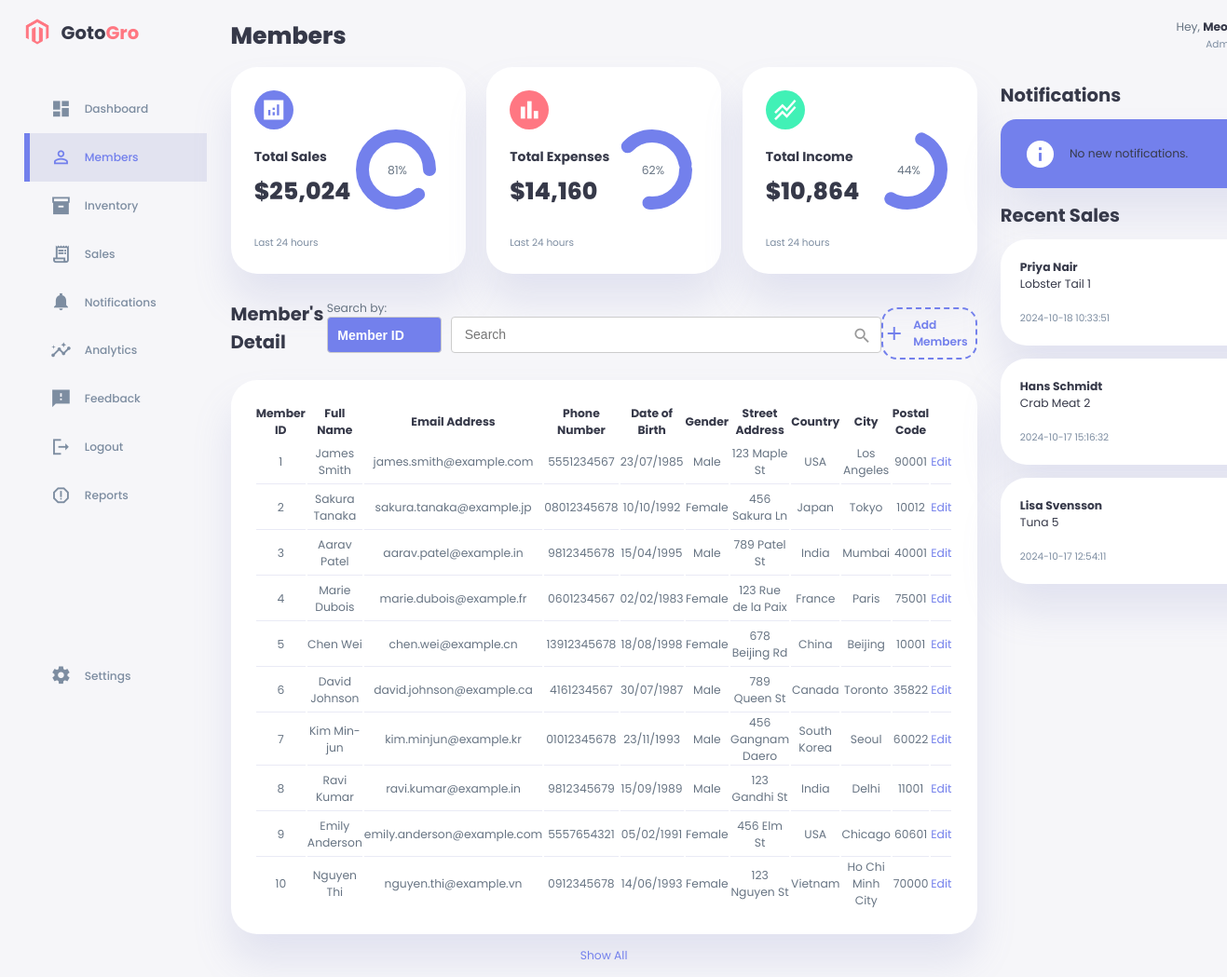
/members.php, run on the app's committed database.
### tables this page shows
CREATE TABLE IF NOT EXISTS members (
	Member_ID INT(5) NOT NULL AUTO_INCREMENT PRIMARY KEY,
	Full_Name VARCHAR(50) NOT NULL,
	Email_Address VARCHAR(50) NOT NULL,
	Phone_Number VARCHAR(12) NOT NULL,
	DOB VARCHAR(10) NOT NULL,
	Gender VARCHAR(7) NOT NULL,
	Street_Address VARCHAR(50) NOT NULL,
	Country VARCHAR(50) NOT NULL,
	City VARCHAR(50) NOT NULL,
	Postal_Code INT(5) NOT NULL
);

CREATE TABLE IF NOT EXISTS sales (
    Sales_ID INT(5) NOT NULL AUTO_INCREMENT PRIMARY KEY,
    Member_ID INT(5) NOT NULL, 
    Item_ID INT(5) NOT NULL,
    Quantity INT(5) NOT NULL,
    Price_per_Unit DECIMAL(10, 2) NOT NULL,
    Total_Price DECIMAL(10, 2) GENERATED ALWAYS AS (Quantity * Price_per_Unit) STORED,
    Sale_Date TIMESTAMP DEFAULT CURRENT_TIMESTAMP NOT NULL,
    Payment_Method VARCHAR(50) NOT NULL,
    Staff_ID INT(5) NOT NULL,
    FOREIGN KEY (Member_ID) REFERENCES members(Member_ID),
    FOREIGN KEY (Item_ID) REFERENCES inventory(Item_ID)
);

CREATE TABLE IF NOT EXISTS inventory (
    Item_ID INT(5) NOT NULL AUTO_INCREMENT PRIMARY KEY,
    Name VARCHAR(100) NOT NULL,
    Quantity INT(5) NOT NULL,
    Retail_Price DECIMAL(10, 2) NOT NULL,
    Selling_Price DECIMAL(10, 2) NOT NULL,
    Supplier VARCHAR(100) NOT NULL,
    Category VARCHAR(50) NOT NULL,
    Brand VARCHAR(50) NOT NULL,
    Reorder_Level INT(5) NOT NULL
);

### members.php (the view, shortened to what this page needs)
<?php
require_once('settings.php');
$conn = new mysqli($host, $user, $pwd, $sql_db);
$limit = 10;
if (isset($_GET['show']) && $_GET['show'] === 'all') {
    $sql = "SELECT * FROM members";
    $show_all = true;
} else {
    $sql = "SELECT * FROM members LIMIT $limit";
    $show_all = false;
}
$result = $conn->query($sql);
$sql_count = "SELECT COUNT(*) AS total FROM members";
$count_result = $conn->query($sql_count);
$row_count = $count_result->fetch_assoc();
$total_members = $row_count['total'];
$query2 = "SELECT noti, created_at, notification_type FROM notifications WHERE is_read = 0 ORDER BY created_at DESC LIMIT 3";
$result2 = mysqli_query($conn, $query2);
$salesQuery = "SELECT members.Member_ID, members.Full_Name, inventory.Item_ID, inventory.Name, sales.Quantity, sales.Sale_Date, sales.Sales_ID
               FROM sales
               JOIN members ON sales.Member_ID = members.Member_ID
               JOIN inventory ON sales.Item_ID = inventory.Item_ID
               ORDER BY Sale_Date DESC LIMIT 3";
$salesResult = $conn->query($salesQuery);
?>
<!DOCTYPE html>
<html lang="en">
<head>
    <link rel="stylesheet" href="./style.css" />
    <link rel="stylesheet" href="./member.css" />
    <link rel="stylesheet" href="./memberform.css" />
</head>
<body>
    <div class="container">
        <aside>
            <div class="top">
                <div class="logo">
                    <img src="./images/logo.png" alt="Logo" />
                    <h2>Goto<span class="danger">Gro</span></h2>
                </div>
            </div>
            <div class="sidebar">
                <a href="index.php">
                    <span class="material-icons-sharp"> dashboard </span>
                    <h3>Dashboard</h3>
                </a>
                <a href="members.php" class="active">
                    <span class="material-icons-sharp"> person_outline </span>
                    <h3>Members</h3>
                </a>
                <a href="inventory.php">
                    <span class="material-icons-sharp"> inventory_2 </span>
                    <h3>Inventory </h3>
                </a>
                <a href="sales.php">
                    <span class="material-icons-sharp"> receipt_long </span>
                    <h3>Sales</h3>
                </a>
                <a href="notification.php">
                    <span class="material-icons-sharp"> notifications </span>
                    <h3>Notifications</h3>
                </a>
                <a href="#">
                    <span class="material-icons-sharp"> insights </span>
                    <h3>Analytics</h3>
                </a>
                <a href="#">
                    <span class="material-icons-sharp"> feedback </span>
                    <h3>Feedback</h3>
                </a>
                <a href="#">
                    <span class="material-icons-sharp"> logout </span>
                    <h3>Logout</h3>
                </a>
                <a href="#">
                    <span class="material-icons-sharp"> report_gmailerrorred </span>
                    <h3>Reports</h3>
                </a>
                <a href="#">
                    <span class="material-icons-sharp"> settings </span>
                    <h3>Settings</h3>
                </a>
            </div>
        </aside>
        <main>
            <h1>Members</h1>
            <div class="insights">
                <div class="sales">
                    <span class="material-icons-sharp"> analytics </span>
                    <div class="middle">
                        <div class="left">
                            <h3>Total Sales</h3>
                            <h1>$25,024</h1>
                        </div>
                        <div class="progress">
                            <svg>
                                <circle cx="38" cy="38" r="36"></circle>
                            </svg>
                            <div class="number">
                                <p>81%</p>
                            </div>
                        </div>
                    </div>
                    <small class="text-muted"> Last 24 hours </small>
                </div>
                <div class="expenses">
                    <span class="material-icons-sharp"> bar_chart </span>
                    <div class="middle">
                        <div class="left">
                            <h3>Total Expenses</h3>
                            <h1>$14,160</h1>
                        </div>
                        <div class="progress">
                            <svg>
                                <circle cx="38" cy="38" r="36"></circle>
                            </svg>
                            <div class="number">
                                <p>62%</p>
                            </div>
                        </div>
                    </div>
                    <small class="text-muted"> Last 24 hours </small>
                </div>
                <div class="income">
                    <span class="material-icons-sharp"> stacked_line_chart </span>
                    <div class="middle">
                        <div class="left">
                            <h3>Total Income</h3>
                            <h1>$10,864</h1>
                        </div>
                        <div class="progress">
                            <svg>
                                <circle cx="38" cy="38" r="36"></circle>
                            </svg>
                            <div class="number">
                                <p>44%</p>
                            </div>
                        </div>
                    </div>
                    <small class="text-muted"> Last 24 hours </small>
                </div>
            </div>
            <div class="member-container">
                <div class="member-detail">
                    <div class="member-detail-header">
                        <h2>Member's Detail</h2>
                        <form method="get" action="">
                            <div class="search-row">
                                <div class="search-select-box">
                                    <p>Search by:</p>
                                    <select name="search-column" id="search-column">
                                        <option value="Member_ID">Member ID</option>
                                    </select>
                                </div>
                                <div class="search-container">
                                    <input type="text" name="search_bar" id="search_bar" maxlength="40" placeholder="Search" />
                                    <button type="submit"><span class="material-icons-sharp">search</span></button>
                                </div>
                            </div>
                        </form>
                        <div class="add-member">
                            <div>
                                <span class="material-icons-sharp">add</span>
                                <h3>Add Members</h3>
                            </div>
                        </div>
                    </div>
                    <table id="member-detail--table">
                        <thead>
                            <tr>
                                <th>Member ID</th>
                                <th>Full Name</th>
                                <th>Email Address</th>
                                <th>Phone Number</th>
                                <th>Date of Birth</th>
                                <th>Gender</th>
                                <th>Street Address</th>
                                <th>Country</th>
                                <th>City</th>
                                <th>Postal Code</th>
                                <th></th>
                            </tr>
                        </thead>
                        <tbody>
                            <?php
                            if (isset($_GET['search_bar'])) {
                                $search_term = $conn->real_escape_string($_GET['search_bar']);
                                $search_column = $_GET['search-column'];
                                $sql_search = "SELECT * FROM members WHERE $search_column LIKE '%$search_term%'";
                                $result_search = $conn->query($sql_search);
                                if ($result_search->num_rows > 0) {
                                    while ($row = $result_search->fetch_assoc()) {
                                        echo "<tr>";
                                        echo "<td>" . htmlspecialchars($row['Member_ID']) . "</td>";
                                        echo "<td>" . htmlspecialchars($row['Full_Name']) . "</td>";
                                        echo "<td>" . htmlspecialchars($row['Email_Address']) . "</td>";
                                        echo "<td>" . htmlspecialchars($row['Phone_Number']) . "</td>";
                                        echo "<td>" . htmlspecialchars($row['DOB']) . "</td>";
                                        echo "<td>" . htmlspecialchars($row['Gender']) . "</td>";
                                        echo "<td>" . htmlspecialchars($row['Street_Address']) . "</td>";
                                        echo "<td>" . htmlspecialchars($row['Country']) . "</td>";
                                        echo "<td>" . htmlspecialchars($row['City']) . "</td>";
                                        echo "<td>" . htmlspecialchars($row['Postal_Code']) . "</td>";
                                        echo "<td><a class='edit-member' onclick=\"requestMemberInfo(this)\" data-member-id='" . htmlspecialchars($row["Member_ID"]) . "'>Edit</a></td>";
                                        echo "</tr>";
                                    }
                                } else {
                                    echo "No results found.";
                                }
                            } else {
                                if ($result->num_rows > 0) {
                                    while ($row = $result->fetch_assoc()) {
                                        echo "<tr>";
                                        echo "<td>" . $row["Member_ID"] . "</td>";
                                        echo "<td>" . $row["Full_Name"] . "</td>";
                                        echo "<td>" . $row["Email_Address"] . "</td>";
                                        echo "<td>" . $row["Phone_Number"] . "</td>";
                                        echo "<td>" . $row["DOB"] . "</td>";
                                        echo "<td>" . $row["Gender"] . "</td>";
                                        echo "<td>" . $row["Street_Address"] . "</td>";
                                        echo "<td>" . $row["Country"] . "</td>";
                                        echo "<td>" . $row["City"] . "</td>";
                                        echo "<td>" . $row["Postal_Code"] . "</td>";
                                        echo "<td><a class='edit-member' onclick=\"requestMemberInfo(this)\" data-member-id='" . $row["Member_ID"] . "'>Edit</a></td>";
                                        echo "</tr>";
                                    }
                                }
                            }
                            ?>
                        </tbody>
                    </table>
                    <?php if ($total_members > $limit): ?>
                        <?php if ($show_all): ?>
                            <a href="members.php" class="show-all">Show Less</a>
                        <?php else: ?>
                            <a href="members.php?show=all" class="show-all">Show All</a>
                        <?php endif; ?>
                    <?php endif; ?>
                </div>
            </div>
        </main>
        <div class="right">
            <div class="top">
                <div class="profile">
                    <div class="info">
                        <p>Hey, <b>Meow</b></p>
                        <small class="text-muted">Admin</small>
                    </div>
                </div>
            </div>
            <div class="notification-section">
                <h2>Notifications
                </h2>
                <a href="notification.php">
                    <?php
                    if ($result2 && mysqli_num_rows($result2) > 0) {
                        while ($row = mysqli_fetch_assoc($result2)) {
                            $noti = $row['noti'];
                            $date = $row['created_at'];
                            $type = $row['notification_type'];
                    ?>
                            <div class="item <?php echo $type; ?>">
                                <div class="icon">
                                    <span class="material-icons-sharp"><?php echo $type === 'alert' ? 'error' : ($type === 'warning' ? 'warning' : 'info'); ?></span>
                                </div>
                                <div class="message-content">
                                    <b><?php echo $noti; ?></b>
                                    <p><?php echo $date; ?></p>
                                </div>
                            </div>
                    <?php
                        }
                    } else {
                        echo '<div class="item info"><div class="icon"><span class="material-icons-sharp">info</span></div>No new notifications.</div>';
                    }
                    ?>
                </a>
            </div>
            <div class="recent-sales">
                <h2>Recent Sales</h2>
                <?php if ($salesResult && $salesResult->num_rows > 0): ?>
                    <?php while ($row = $salesResult->fetch_assoc()): ?>
                        <div class="updates">
                            <a href="sales.php?Sales_ID=<?php echo $row['Sales_ID']; ?>">
                                <div class="message">
                                    <b><?php echo htmlspecialchars($row['Full_Name']); ?></b><br>
                                    <span><?php echo htmlspecialchars($row['Name']) . ' ' . htmlspecialchars($row['Quantity']); ?></span><br>
                                    <br><small class="text-muted"><?php echo htmlspecialchars($row['Sale_Date']); ?></small>
                                </div>
                            </a>
                        </div>
                    <?php endwhile; ?>
                <?php else: ?>
                    <p>No recent sales available.</p>
                <?php endif; ?>
            </div>
        </div>
    </div>
</body>
</html>

### data on the page
members: Member_ID "1", Full_Name "James Smith", Email_Address "james.smith@example.com", Phone_Number "5551234567", DOB "23/07/1985", Gender "Male", Street_Address "123 Maple St", Country "USA", City "Los Angeles", Postal_Code "90001"
members: Member_ID "2", Full_Name "Sakura Tanaka", Email_Address "sakura.tanaka@example.jp", Phone_Number "08012345678", DOB "10/10/1992", Gender "Female", Street_Address "456 Sakura Ln", Country "Japan", City "Tokyo", Postal_Code "10012"
members: Member_ID "3", Full_Name "Aarav Patel", Email_Address "aarav.patel@example.in", Phone_Number "9812345678", DOB "15/04/1995", Gender "Male", Street_Address "789 Patel St", Country "India", City "Mumbai", Postal_Code "40001"
members: Member_ID "4", Full_Name "Marie Dubois", Email_Address "marie.dubois@example.fr", Phone_Number "0601234567", DOB "02/02/1983", Gender "Female", Street_Address "123 Rue de la Paix", Country "France", City "Paris", Postal_Code "75001"
members: Member_ID "5", Full_Name "Chen Wei", Email_Address "chen.wei@example.cn", Phone_Number "13912345678", DOB "18/08/1998", Gender "Female", Street_Address "678 Beijing Rd", Country "China", City "Beijing", Postal_Code "10001"
members: Member_ID "6", Full_Name "David Johnson", Email_Address "david.johnson@example.ca", Phone_Number "4161234567", DOB "30/07/1987", Gender "Male", Street_Address "789 Queen St", Country "Canada", City "Toronto", Postal_Code "35822"
members: Member_ID "7", Full_Name "Kim Min-jun", Email_Address "kim.minjun@example.kr", Phone_Number "01012345678", DOB "23/11/1993", Gender "Male", Street_Address "456 Gangnam Daero", Country "South Korea", City "Seoul", Postal_Code "60022"
members: Member_ID "8", Full_Name "Ravi Kumar", Email_Address "ravi.kumar@example.in", Phone_Number "9812345679", DOB "15/09/1989", Gender "Male", Street_Address "123 Gandhi St", Country "India", City "Delhi", Postal_Code "11001"
members: Member_ID "9", Full_Name "Emily Anderson", Email_Address "emily.anderson@example.com", Phone_Number "5557654321", DOB "05/02/1991", Gender "Female", Street_Address "456 Elm St", Country "USA", City "Chicago", Postal_Code "60601"
members: Member_ID "10", Full_Name "Nguyen Thi", Email_Address "nguyen.thi@example.vn", Phone_Number "0912345678", DOB "14/06/1993", Gender "Female", Street_Address "123 Nguyen St", Country "Vietnam", City "Ho Chi Minh City", Postal_Code "70000"
sales: Member_ID.Full_Name "Priya Nair", Item_ID.Name "Lobster Tail", Quantity "1", Sale_Date "2024-10-18 10:33:51"
sales: Member_ID.Full_Name "Hans Schmidt", Item_ID.Name "Crab Meat", Quantity "2", Sale_Date "2024-10-17 15:16:32"
sales: Member_ID.Full_Name "Lisa Svensson", Item_ID.Name "Tuna", Quantity "5", Sale_Date "2024-10-17 12:54:11"
